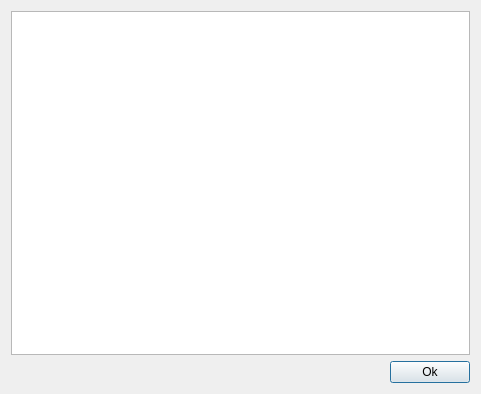
<?xml version="1.0" encoding="UTF-8"?>
<ui version="4.0">
 <class>json_window2</class>
 <widget class="QDialog" name="json_window2">
  <property name="geometry">
   <rect>
    <x>0</x>
    <y>0</y>
    <width>481</width>
    <height>394</height>
   </rect>
  </property>
  <property name="minimumSize">
   <size>
    <width>400</width>
    <height>200</height>
   </size>
  </property>
  <property name="windowTitle">
   <string>Json file</string>
  </property>
  <layout class="QVBoxLayout" name="verticalLayout_2">
   <item>
    <layout class="QVBoxLayout" name="verticalLayout">
     <item>
      <widget class="QTextEdit" name="textEdit2"/>
     </item>
     <item>
      <layout class="QHBoxLayout" name="horizontalLayout">
       <item>
        <spacer name="horizontalSpacer">
         <property name="orientation">
          <enum>Qt::Horizontal</enum>
         </property>
         <property name="sizeHint" stdset="0">
          <size>
           <width>40</width>
           <height>20</height>
          </size>
         </property>
        </spacer>
       </item>
       <item>
        <widget class="QPushButton" name="pushButton">
         <property name="text">
          <string>Ok</string>
         </property>
        </widget>
       </item>
      </layout>
     </item>
    </layout>
   </item>
  </layout>
 </widget>
 <resources/>
 <connections/>
</ui>
